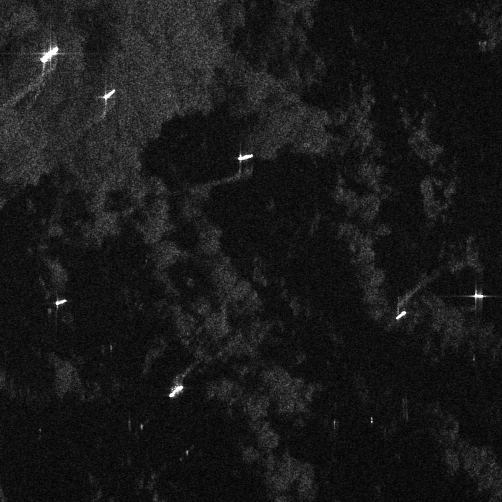
%> input picture MVWIE/SAR图像1.tif, 1004 x 1004 px (shown at 1/2 size)
$ octave v2.m   (GNU Octave 9; MATLAB toolbox functions it lacks are replaced by stand-ins)
%> lines starting %> are read from the running program, lines starting %| are printed output that depends on the picture
clear;
p0=imread("SAR图像1.tif");
%> p0 is the input picture: size 1004x1004 uint16; min 0, max 65535, mean 6547.8
%imshow(p0);
%% LCM
p=double(p0);
[x,y]=size(p);
%> x = 1004; y = 1004
c=4;%层数
pc=zeros(x,y,c);
for k=1:c
    %每个patch大小9*L*L
    L=3*k;
    p=double(p0);
    for i=1:L:x+1-3*L
        for j=1:L:y+1-3*L
            patch=p(i:i+3*L-1,j:j+3*L-1);
            %计算中心格的最大值
            central=patch(L+1:2*L,L+1:2*L);
            Ln=max(max(central));
            %计算B1B2B3B4
            B1=patch(1:L,1:L);
            B2=patch(2*L+1:3*L,1:L);
            B3=patch(1:L,2*L+1:3*L);
            B4=patch(2*L+1:3*L,2*L+1:3*L);
            m1=(sum(B1(:))/(L*L));
            m2=(sum(B2(:))/(L*L));
            m3=(sum(B3(:))/(L*L));
            m4=(sum(B4(:))/(L*L));
            maxmi=max([m1,m2,m3,m4]);
            %更新central
            Cn=(Ln*Ln/maxmi);
            p(i+L:i+2*L-1,j+L:j+2*L-1)=Cn;
        end
    end
    pc(:,:,k)=p;
end
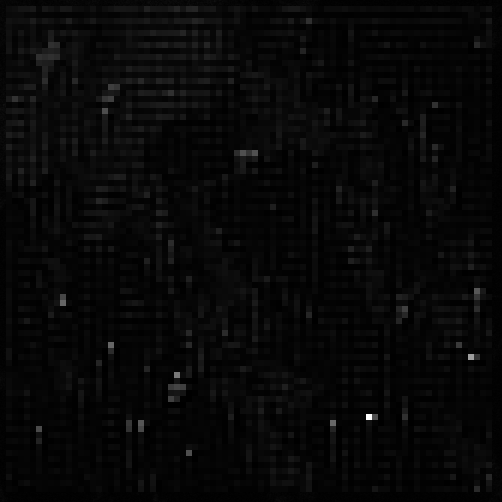
%> p: size 1004x1004 double (shown at 1/2 size); min 0, max 442583.8, mean 14115.4; drawn with min black and max white
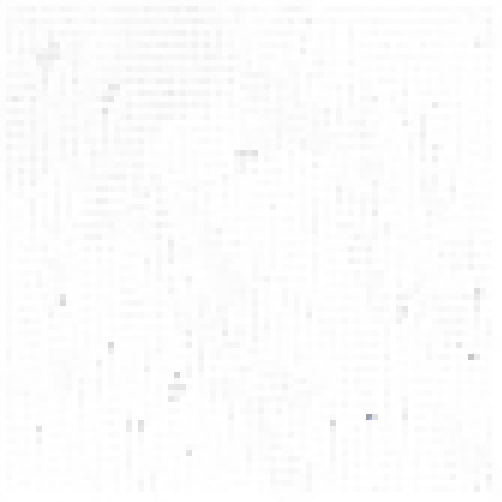
%> pc: size 1004x1004x4 double (shown at 1/2 size); mean R, G, B, A 9005.6, 11381.5, 13032.8, 14115.4; transparent parts drawn white
%% LCM阈值
% [17 lines of commented-out code are left out]
%% VWIE
p2=double(p0);
p2out=double(p0);
%> (the run ends here)
